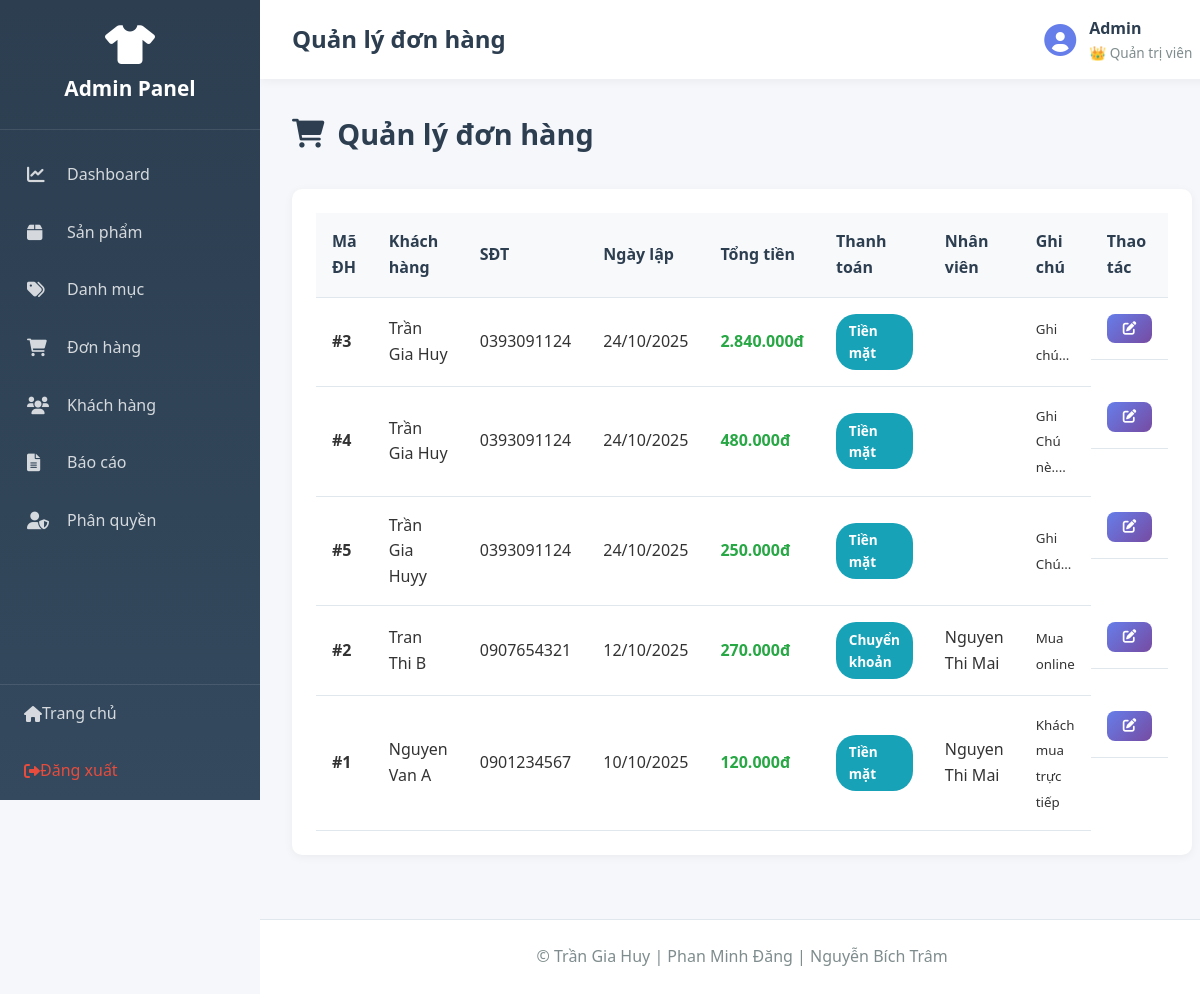
The page /admin/index.php?action=orders (signed in) on the database its author committed.
### tables this page shows
CREATE TABLE `nhanvien` (
  `MaNV` int(11) NOT NULL,
  `HoTen` varchar(100) DEFAULT NULL,
  `TenDangNhap` varchar(50) DEFAULT NULL,
  `MatKhau` varchar(255) DEFAULT NULL,
  `Email` varchar(100) DEFAULT NULL,
  `SoDienThoai` varchar(15) DEFAULT NULL,
  `MaVaiTro` int(11) DEFAULT NULL,
  `TrangThai` varchar(20) DEFAULT 'active'
);

CREATE TABLE `vaitro` (
  `MaVaiTro` int(11) NOT NULL,
  `TenVaiTro` varchar(50) DEFAULT NULL,
  `QuyenHan` enum('ToanQuyen','NhapXuat','XemBanHang') DEFAULT NULL
);

CREATE TABLE `hoadon` (
  `MaHD` int(11) NOT NULL,
  `NgayLap` date DEFAULT NULL,
  `TongTien` decimal(10,2) DEFAULT NULL,
  `HinhThucThanhToan` varchar(50) DEFAULT NULL,
  `MaKH` int(11) DEFAULT NULL,
  `TenKH` varchar(100) DEFAULT NULL,
  `SoDienThoai` varchar(15) DEFAULT NULL,
  `DiaChi` text DEFAULT NULL,
  `MaNV` int(11) DEFAULT NULL,
  `GhiChu` text DEFAULT NULL,
  `TrangThai` varchar(50) DEFAULT 'Đang xử lý'
);

### app/controllers/AdminController.php (called while the page is built, shortened)
<?php
require_once __DIR__ . '/../../core/Controller.php';
class AdminController extends Controller {
    public function orders() {
        $productModel = $this->model('Product');
        $sql = "SELECT hd.*, nv.HoTen as TenNV
                FROM hoadon hd
                LEFT JOIN nhanvien nv ON hd.MaNV = nv.MaNV
                ORDER BY hd.NgayLap DESC";
        $orders = $productModel->query($sql)->fetch_all(MYSQLI_ASSOC);
        $data = [
            'page_title' => 'Quản lý đơn hàng',
            'orders' => $orders
        ];
        $this->view('admin/orders', $data);
    }
}
?>

### core/Model.php (called while the page is built, shortened)
<?php
class Model {
    protected $db;
    public function __construct() {
        $this->db = $this->connectDB();
    }
    private function connectDB() {
        $conn = new mysqli(DB_HOST, DB_USER, DB_PASS, DB_NAME);
        $conn->set_charset("utf8mb4");
        return $conn;
    }
    public function query($sql) {
        return $this->db->query($sql);
    }
}
?>

### app/models/Admin.php (called while the page is built, shortened)
<?php
require_once __DIR__ . '/../../core/Model.php';
class Admin extends Model {
    public function isLoggedIn() {
        return isset($_SESSION['admin_id']) && isset($_SESSION['admin_role']);
    }
    public function getCurrentAdmin() {
        $adminId = intval($_SESSION['admin_id']);
        $sql = "SELECT nv.*, vt.TenVaiTro, vt.QuyenHan
                FROM nhanvien nv
                LEFT JOIN vaitro vt ON nv.MaVaiTro = vt.MaVaiTro
                WHERE nv.MaNV = {$adminId}";
        $result = $this->query($sql);
        if ($result && $result->num_rows > 0) {
            return $result->fetch_assoc();
        }
        return null;
    }
}
?>

### app/views/admin/orders.php (the view, shortened to what this page needs)
<?php require_once __DIR__ . '/../layouts/admin_header.php'; ?>
<div class="page-header">
    <h2><i class="fas fa-shopping-cart"></i> Quản lý đơn hàng</h2>
</div>
<div class="admin-card">
    <div class="card-body">
        <?php if (!empty($orders)): ?>
        <table class="data-table">
            <thead>
                <tr>
                    <th>Mã ĐH</th>
                    <th>Khách hàng</th>
                    <th>SĐT</th>
                    <th>Ngày lập</th>
                    <th>Tổng tiền</th>
                    <th>Thanh toán</th>
                    <th>Nhân viên</th>
                    <th>Ghi chú</th>
                    <th>Thao tác</th>
                </tr>
            </thead>
            <tbody>
                <?php foreach ($orders as $order): ?>
                <tr>
                    <td><strong>#<?php echo $order['MaHD']; ?></strong></td>
                    <td><?php echo htmlspecialchars($order['TenKH']); ?></td>
                    <td><?php echo htmlspecialchars($order['SoDienThoai']); ?></td>
                    <td><?php echo date('d/m/Y', strtotime($order['NgayLap'])); ?></td>
                    <td class="text-success">
                        <strong><?php echo number_format($order['TongTien'], 0, ',', '.'); ?>đ</strong>
                    </td>
                    <td>
                        <span class="badge badge-info">
                            <?php echo htmlspecialchars($order['HinhThucThanhToan']); ?>
                        </span>
                    </td>
                    <td><?php echo htmlspecialchars($order['TenNV']); ?></td>
                    <td><small><?php echo htmlspecialchars($order['GhiChu']); ?></small></td>
                    <td class="actions">
                        <a href="index.php?action=editOrder&id=<?php echo $order['MaHD']; ?>"
                           class="btn btn-sm btn-primary"
                           title="Sửa">
                            <i class="fas fa-edit"></i>
                        </a>
                    </td>
                </tr>
                <?php endforeach; ?>
            </tbody>
        </table>
        <?php endif; ?>
    </div>
</div>
<?php require_once __DIR__ . '/../layouts/admin_footer.php'; ?>

### app/views/layouts/admin_header.php (shortened to what this page needs)
<!DOCTYPE html>
<html lang="vi">
<head>
    <link rel="stylesheet" href="../public/css/admin.css">
    <link rel="stylesheet" href="https://cdnjs.cloudflare.com/ajax/libs/font-awesome/6.0.0/css/all.min.css">
</head>
<body class="admin-panel">
    <?php
    require_once __DIR__ . '/../../models/Admin.php';
    $adminModel = new Admin();
    $currentAdmin = $adminModel->getCurrentAdmin();
    ?>
    <aside class="admin-sidebar">
        <div class="sidebar-header">
            <i class="fas fa-tshirt"></i>
            <h2>Admin Panel</h2>
        </div>
        <nav class="sidebar-nav">
            <a href="index.php?action=dashboard" class="nav-item">
                <i class="fas fa-chart-line"></i>
                <span>Dashboard</span>
            </a>
            <a href="index.php?action=products" class="nav-item">
                <i class="fas fa-box"></i>
                <span>Sản phẩm</span>
            </a>
            <a href="index.php?action=categories" class="nav-item">
                <i class="fas fa-tags"></i>
                <span>Danh mục</span>
            </a>
            <a href="index.php?action=orders" class="nav-item">
                <i class="fas fa-shopping-cart"></i>
                <span>Đơn hàng</span>
            </a>
            <a href="index.php?action=customers" class="nav-item">
                <i class="fas fa-users"></i>
                <span>Khách hàng</span>
            </a>
            <a href="index.php?action=reports" class="nav-item">
                <i class="fas fa-file-alt"></i>
                <span>Báo cáo</span>
            </a>
            <?php if (isset($_SESSION['admin_permission']) && $_SESSION['admin_permission'] == 'ToanQuyen'): ?>
            <a href="index.php?action=users" class="nav-item">
                <i class="fas fa-user-shield"></i>
                <span>Phân quyền</span>
            </a>
            <?php endif; ?>
        </nav>
        <div class="sidebar-footer">
            <a href="../public/index.php" class="nav-item">
                <i class="fas fa-home"></i>
                <span>Trang chủ</span>
            </a>
            <a href="index.php?action=logout" class="nav-item logout">
                <i class="fas fa-sign-out-alt"></i>
                <span>Đăng xuất</span>
            </a>
        </div>
    </aside>
    <div class="admin-main">
        <header class="admin-topbar">
            <div class="topbar-left">
                <h1><?php echo $page_title ?? 'Admin Panel'; ?></h1>
            </div>
            <div class="topbar-right">
                <div class="admin-info">
                    <i class="fas fa-user-circle fa-2x"></i>
                    <div>
                        <strong><?php echo $currentAdmin['HoTen'] ?? 'Admin'; ?></strong>
                        <small>
                            <?php
                            $roleName = $currentAdmin['TenVaiTro'] ?? $_SESSION['admin_role'] ?? 'Nhân viên';
                            $permission = $currentAdmin['QuyenHan'] ?? $_SESSION['admin_permission'] ?? '';
                            $roleIcons = [
                                'ToanQuyen' => '👑',
                                'NhapXuat' => '📦',
                                'XemBanHang' => '👤'
                            ];
                            echo ($roleIcons[$permission] ?? '👤') . ' ' . htmlspecialchars($roleName);
                            ?>
                        </small>
                    </div>
                </div>
            </div>
        </header>
        <main class="admin-content">

### public/css/admin.css (style rules this page uses)
* { margin: 0; padding: 0; box-sizing: border-box; }
body { font-family: 'Segoe UI', Tahoma, Geneva, Verdana, sans-serif; line-height: 1.6; color: #333; background-color: #f5f7fa; }
.admin-panel { display: flex; min-height: 100vh; }
.admin-sidebar { width: 260px; background: linear-gradient(180deg, #2c3e50 0%, #34495e 100%); color: white; position: fixed; height: 100vh; overflow-y: auto; z-index: 1000; }
.sidebar-header { padding: 1.5rem; text-align: center; border-bottom: 1px solid rgba(255,255,255,0.1); }
.sidebar-header i { font-size: 2.5rem; margin-bottom: 0.5rem; }
.sidebar-header h2 { font-size: 1.3rem; margin: 0; }
.sidebar-nav { padding: 1rem 0; }
.sidebar-nav .nav-item { display: flex; align-items: center; padding: 1rem 1.5rem; color: rgba(255,255,255,0.8); text-decoration: none; transition: all 0.3s; border-left: 3px solid transparent; }
.sidebar-nav .nav-item i { width: 24px; margin-right: 1rem; font-size: 1.1rem; }
.sidebar-footer { position: absolute; bottom: 0; width: 100%; border-top: 1px solid rgba(255,255,255,0.1); }
.sidebar-footer .nav-item { display: flex; align-items: center; padding: 1rem 1.5rem; color: rgba(255,255,255,0.8); text-decoration: none; transition: all 0.3s; }
.sidebar-footer .nav-item.logout { color: #e74c3c; }
.admin-main { margin-left: 260px; flex: 1; display: flex; flex-direction: column; min-height: 100vh; }
.admin-topbar { background: white; padding: 1rem 2rem; box-shadow: 0 2px 10px rgba(0,0,0,0.05); display: flex; justify-content: space-between; align-items: center; }
.topbar-left h1 { font-size: 1.5rem; color: #2c3e50; margin: 0; }
.topbar-right { display: flex; align-items: center; gap: 1.5rem; }
.admin-info { display: flex; align-items: center; gap: 0.8rem; }
.admin-info i { color: #667eea; }
.admin-info strong { display: block; color: #2c3e50; }
.admin-info small { display: block; color: #7f8c8d; font-size: 0.85rem; }
.admin-content { flex: 1; padding: 2rem; }
.page-header { display: flex; justify-content: space-between; align-items: center; margin-bottom: 2rem; }
.page-header h2 { font-size: 1.8rem; color: #2c3e50; display: flex; align-items: center; gap: 0.8rem; }
.admin-card { background: white; border-radius: 10px; box-shadow: 0 2px 10px rgba(0,0,0,0.05); margin-bottom: 2rem; }
.admin-card .card-body { padding: 1.5rem; }
.data-table { width: 100%; border-collapse: collapse; }
.data-table thead { background: #f8f9fa; }
.data-table th, .data-table td { padding: 1rem; text-align: left; border-bottom: 1px solid #e1e8ed; }
.data-table th { font-weight: 600; color: #2c3e50; }
.data-table .actions { display: flex; gap: 0.5rem; }
.btn { display: inline-flex; align-items: center; gap: 0.5rem; padding: 0.7rem 1.3rem; border: none; border-radius: 8px; font-size: 0.95rem; font-weight: 500; cursor: pointer; text-decoration: none; transition: all 0.3s; }
.btn-primary { background: linear-gradient(135deg, #667eea 0%, #764ba2 100%); color: white; }
.btn-sm { padding: 0.5rem 1rem; font-size: 0.85rem; }
.badge { display: inline-block; padding: 0.4rem 0.8rem; border-radius: 20px; font-size: 0.85rem; font-weight: 600; }
.badge-info { background-color: #17a2b8; color: white; }
.text-success { color: #28a745 !important; }

### rows shown on the page
nhanvien: HoTen "Admin", MaVaiTro.QuyenHan "👑", MaVaiTro.TenVaiTro "Quản trị viên"
hoadon: MaHD "3", TenKH "Trần Gia Huy", SoDienThoai "0393091124", NgayLap "24/10/2025", TongTien "2.840.000", HinhThucThanhToan "Tiền mặt", GhiChu "Ghi chú..."
hoadon: MaHD "4", TenKH "Trần Gia Huy", SoDienThoai "0393091124", NgayLap "24/10/2025", TongTien "480.000", HinhThucThanhToan "Tiền mặt", GhiChu "Ghi Chú nè...."
hoadon: MaHD "5", TenKH "Trần Gia Huyy", SoDienThoai "0393091124", NgayLap "24/10/2025", TongTien "250.000", HinhThucThanhToan "Tiền mặt", GhiChu "Ghi Chú..."
hoadon: MaHD "2", TenKH "Tran Thi B", SoDienThoai "0907654321", NgayLap "12/10/2025", TongTien "270.000", HinhThucThanhToan "Chuyển khoản", MaNV.HoTen "Nguyen Thi Mai", GhiChu "Mua online"
hoadon: MaHD "1", TenKH "Nguyen Van A", SoDienThoai "0901234567", NgayLap "10/10/2025", TongTien "120.000", HinhThucThanhToan "Tiền mặt", MaNV.HoTen "Nguyen Thi Mai", GhiChu "Khách mua trực tiếp"

### other values the page prints
$page_title "Quản lý đơn hàng"
